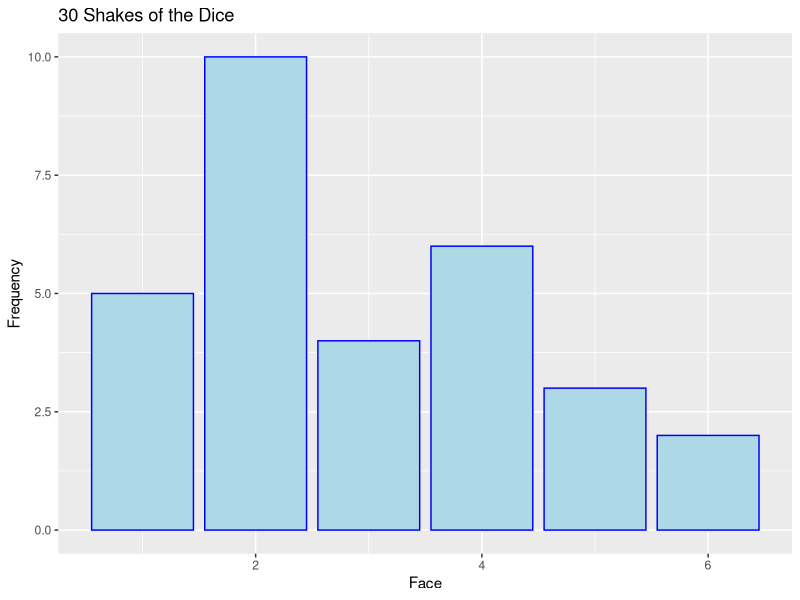
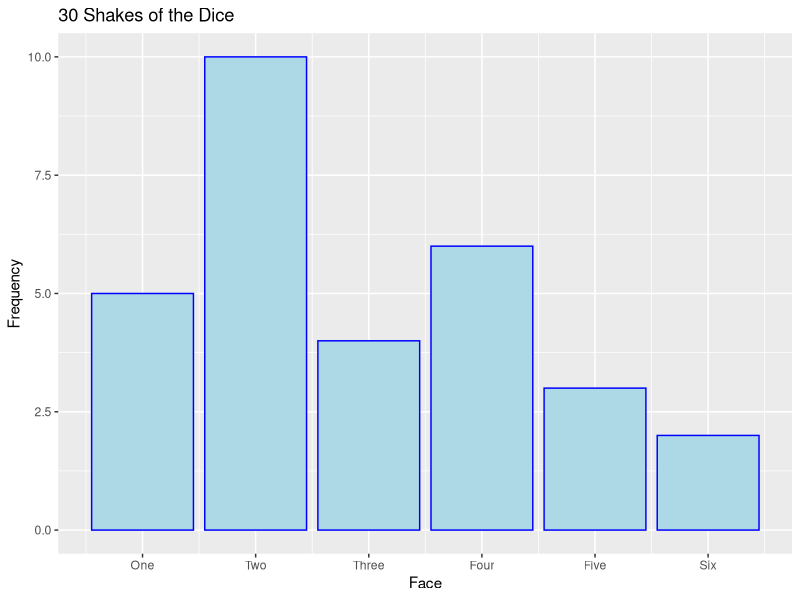

Generate these figures, in order, with R:
## This exercise demonstrates how to make bar plots in ggplot2

# Create the data
nums <- sample(1:6, 30, replace = TRUE)
print(nums)
# Bring in ggplot2
library(ggplot2)

# create a quickplot() bar plot
qplot(nums, geom = "bar",
      color = I("Blue"), fill = I("LightBlue"),
      xlab = "Face", ylab = "Frequency",
      main = "30 Shakes of the Dice"
)

# append the tick requirements
qplot(nums, geom = "bar",
      color = I("Blue"), fill = I("LightBlue"),
      xlab = "Face", ylab = "Frequency",
      main = "30 Shakes of the Dice"
) + scale_x_continuous(breaks = 1:6,
                       labels = c("One", "Two", "Three", "Four", "Five", "Six"))
